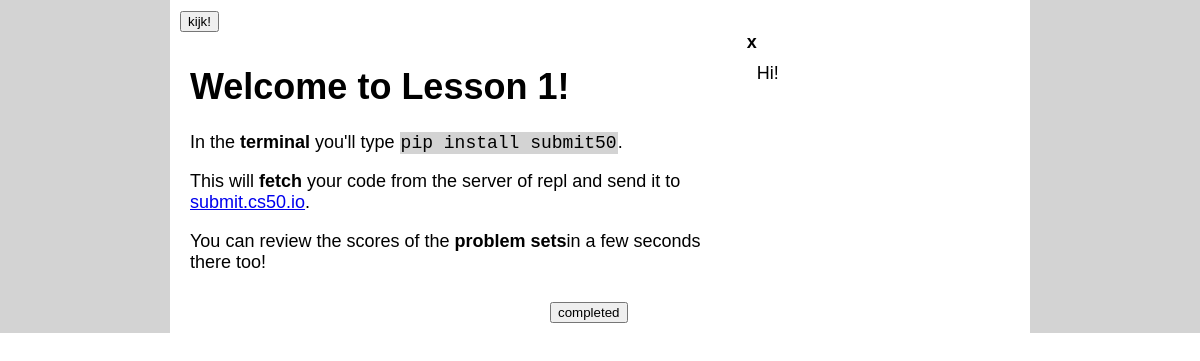
Before: /files/h1/1/ (signed in) with the older database file.
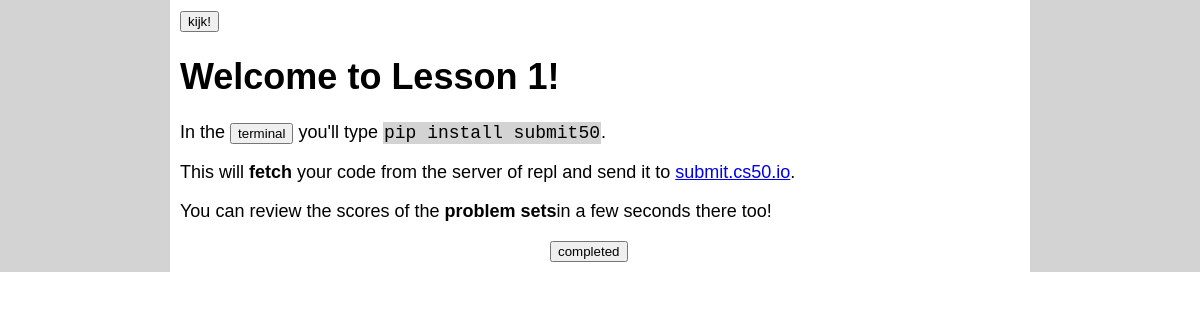
After: the same page with the newer database file.
### files/models.py (models this page shows, shortened)
class Filepage(models.Model):
    chapterpath = models.CharField(max_length=16, default="h1")
    path = models.CharField(max_length=16, default="1")
    title = models.CharField(max_length=32, default="title")
    file = models.TextField()

### files/views.py (the view)
# urls.py: path("<slug:chapterpath>/<slug:path>/", views.file_view, name="fileview"),
@login_required
def file_view(request, chapterpath, path):
    file = Filepage.objects.get(chapterpath=chapterpath, path=path)
    uid = request.user.id
    user = User.objects.get(id=uid)
    try:
        latestpage = user.latestpage
        latestpage.path = path
        latestpage.chapterpath = chapterpath
        latestpage.save()
    except ObjectDoesNotExist:
        page = LatestPage(user=user, path=path, chapterpath=chapterpath)
        page.save()
    d = Term.objects.all()
    docs = dict()
    for every in d:
       docs[every.term] = every.definition
    jsonobj = json.dumps(docs)
    return render(request, 'files/file_view.html', {
        'file':file,
        'docs':jsonobj,
    })

### files/templates/files/file_view.html (shortened to what this page needs)
{% extends "files/layout.html" %}
{% load static %}
{% block head %}
<link href="{% static 'files/questions.css' %}" rel="stylesheet">
<link rel="stylesheet" href="https://cdnjs.cloudflare.com/ajax/libs/highlight.js/10.1.1/styles/default.min.css">
{% endblock %}
{% block body %}
<div id="body">
    <div id="lesson">
        <button onclick="get_html(`index`)">kijk!</button>
        {% autoescape off %}
            {{ file.file }}
        {% endautoescape %}
        <form method="post" action="{% url 'progress' %}" style=" width: 100px; margin: auto;">
            <input type="submit" value="completed">
        </form>
    </div>
</div>
{% endblock %}

### files/templates/files/layout.html (shortened to what this page needs)
<!DOCTYPE html>
<html>
    <head>
        {% block head %}{% endblock %}
    </head>
    <body>
        {% block body %}
        {% endblock %}
    </body>
</html>

### files/templates/files/file_view.html (style rules this page uses)
body { margin: 0px; padding: 0px; font-size: 18px; font-family: sans-serif; }
.button { font-weight: bold; background-color: transparent; border: 0px; margin: 0px; padding: 0px; font-size: 18px; }
#lesson { width: 70%; background-color: white; margin: auto; padding: 10px; }
#body { height: 100%; background-color: lightgray; display: flex; }
code { border: 1px solid lightgray; background-color: lightgray; }

Changed rows visible on the page:
changed Filepage: file "…few seconds there too! x Hi!" → "…few seconds there too!"
